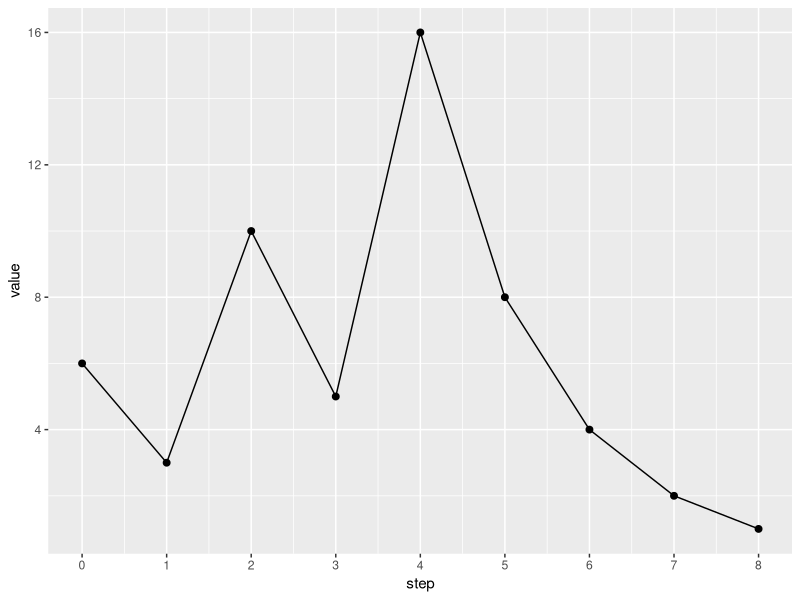

Generate this figure with R:
## ---- chunk 1
#| code-fold: true
#| echo: !expr knitr::is_html_output()
#| message: false
#| warning: false
#| fig-alt: >-
#|   The Collatz sequence starting at 6, plotted as points joined by line
#|   segments. The value is 6 at step 0, falls to 3, jumps to 10 and then to
#|   5, rises to a peak of 16 at step 4, and then falls through 8, 4 and 2
#|   to reach 1 at step 8.

collatz_step <- function(n) {
  if (n %% 2 == 0) n / 2 else 3 * n + 1
}

# apply the rule until the sequence reaches 1
current <- 6
values <- current
while (current != 1) {
  current <- collatz_step(current)
  values <- c(values, current)
}

steps <- seq_along(values) - 1
collatz_6 <- tibble::tibble(step = steps, value = values)

collatz_plot <- ggplot2::ggplot(collatz_6) +
  ggplot2::aes(x = step, y = value) +
  ggplot2::geom_line() +
  ggplot2::geom_point(size = 2) +
  ggplot2::scale_x_continuous(breaks = steps) +
  ggplot2::labs(x = "step", y = "value")

collatz_plot
